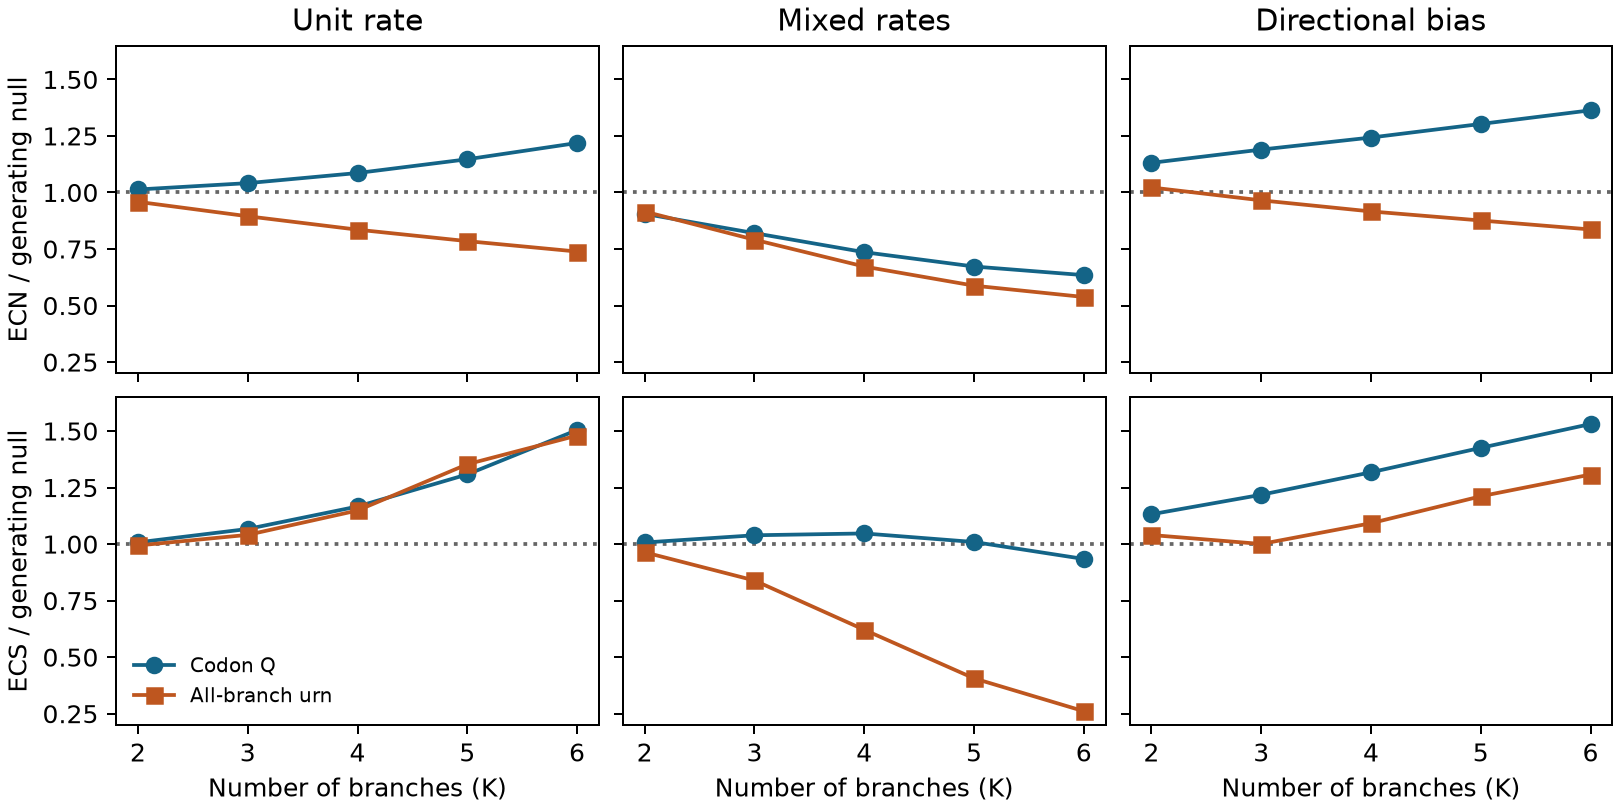

This chart was generated by the following Python code:
"""K=2..6 accuracy on the nine PEPC foreground stems, independent of hit selection."""
import argparse
from concurrent.futures import ThreadPoolExecutor
from itertools import combinations, product
import json
from pathlib import Path
import re
import subprocess
import sys
from types import SimpleNamespace
from unittest.mock import patch

import numpy as np
import pandas as pd

from csubst import cli, ete, simulate_omega
from csubst.main_simulate import read_fasta

STEMS = (1, 5, 26, 33, 35, 40, 102, 103, 124)
SCENARIOS = ('baseline', 'rate_mixture', 'biased')
SEEDS = (741, 852, 963)
FITS = ('ECMK07+F', 'ECMK07_GY0K+F')
METHODS = ('codon_model', 'urn')
EXT = ('treefile', 'state', 'rate', 'iqtree', 'log')
COUNTS = ['OCNany2spe', 'OCSany2spe', 'ECNany2spe', 'ECSany2spe']
QCOLS = ['muNany2spe_sim', 'muSany2spe_sim', 'muNany2spe_null', 'muSany2spe_null']
REALIZED = ['OCNany2spe_true', 'OCSany2spe_true']
SCRIPT = Path(__file__).resolve()


class StemOracle(simulate_omega.ExpectedOmega):
    """Integrate the joint event at K independent edges, conditional on shared ancestors."""
    def __init__(self, *args):
        super().__init__(*args)
        self.stems = {node.name: int(ete.get_prop(node, 'numerical_label'))
                      for node, fg in zip(self.nodes, self.foreground) if fg}
        assert sorted(self.stems.values()) == list(STEMS)
        self.moments = {ids: np.zeros(4) for k in range(2, 7) for ids in combinations(STEMS, k)}

    def _add_model_group(self, evolver, root_model, models, num_sites):
        by_name = {m.name: m for m in models}
        aa = self.aa_membership.shape[1]
        cache = {}

        def transition(model, length):
            key = (id(model), length)
            if key not in cache:
                cache[key] = (self.identity if length <= simulate_omega.ZERO else
                              evolver._exponentiate_matrix(model.matrix, length * evolver.scale_tree))
            return cache[key]

        def visit(node):
            result = {}
            for child in node.children:
                m = by_name[child.model_flag] if len(models) > 1 else root_model
                if child.name in self.stems:
                    signal = self._event_features(transition(m, child.branch_length))
                    null = self._event_features(transition(root_model, child.branch_length))
                    branch = {(self.stems[child.name],): np.hstack((signal, null))}
                else:
                    below = visit(child)
                    if not below:
                        continue
                    t = transition(m, child.branch_length)
                    branch = {ids: t @ likelihood for ids, likelihood in below.items()}
                # Different child subtrees are independent given this node's codon.
                both = {tuple(sorted(a + b)): x * y for a, x in result.items()
                        for b, y in branch.items() if len(a) + len(b) <= 6}
                result.update(branch)
                result.update(both)
            return result

        likelihoods = visit(evolver.full_tree)
        pi = root_model.params['state_freqs']
        for ids, count in self.moments.items():
            signal, null = np.split(pi @ likelihoods[ids], 2)
            count += num_sites * np.array([signal[:aa].sum(), signal[aa:].sum(), null[:aa].sum(), null[aa:].sum()])

    def write(self, path, sequences=None):
        def states(name):
            seq = sequences[name]
            return np.array([self.codons[seq[i:i+3]] for i in range(0, len(seq), 3)])
        dest = {}
        for name, b in self.stems.items():
            src, end = states(self.parents[name]), states(name)
            dest[b] = (np.where(self.aa[src] != self.aa[end], self.aa[end], -1),
                       np.where((src != end) & (self.aa[src] == self.aa[end]), end, -1))
        rows = []
        for ids, expected in self.moments.items():
            true = []
            for channel in (0, 1):
                values = np.stack([dest[b][channel] for b in ids])
                true.append(np.count_nonzero((values[0] >= 0) & (values == values[0]).all(0)))
            rows.append([','.join(map(str, ids)), *expected, *true])
        pd.DataFrame(rows, columns=['branches', *QCOLS, *REALIZED]).to_csv(path, sep='\t', index=False)


def check_joint_oracle():
    """Check all K up to six against enumeration of ancestral codon assignments."""
    from scipy.linalg import expm
    o = StemOracle.__new__(StemOracle)
    o.aa = np.array([0, 0, 1])
    o.identity = np.eye(3)
    o.aa_membership = np.eye(2)[o.aa]
    o.synonymous = (o.aa[:, None] == o.aa) & ~np.eye(3, dtype=bool)
    o.stems = {str(i): i for i in range(6)}
    o.moments = {c: np.zeros(4) for k in range(2, 7) for c in combinations(range(6), k)}
    pi = np.array([.2, .3, .5])
    q = np.array([[-.7,.3,.4],[.2,-.6,.4],[.1,.2,-.3]])
    biased = q.copy()
    biased[0] = [-.95, .05, .9]
    root = SimpleNamespace(name='root', matrix=q, params={'state_freqs': pi})
    fg = SimpleNamespace(name='fg', matrix=biased)
    def node(name, length, flag, children=()):
        return SimpleNamespace(name=name, branch_length=length, model_flag=flag, children=children)
    leaves = [node(str(i), .1*(i+1), 'fg' if i % 2 else 'root') for i in range(6)]
    tree = node('r', 0, 'root', [node('l', .2, 'fg', leaves[:3]), node('h', .4, 'root', leaves[3:])])
    o._add_model_group(SimpleNamespace(full_tree=tree, scale_tree=1, _exponentiate_matrix=lambda m,t: expm(t*m)),
                       root, [root, fg], 1)
    trans = [expm(length*m) for length,m in [(.2,biased),(.4,q)]]
    for ci, generator in enumerate(('signal','null')):
        features = [o._event_features(expm(node.branch_length * (
            biased if generator == 'signal' and node.model_flag == 'fg' else q))) for node in leaves]
        for branches, counts in o.moments.items():
            exact = np.zeros(5)
            for r, left, right in product(range(3), repeat=3):
                weight = pi[r] * trans[0][r,left] * trans[1][r,right]
                exact += weight * np.prod([features[b][left if b<3 else right] for b in branches], axis=0)
            np.testing.assert_allclose(counts[ci*2:ci*2+2], [exact[:2].sum(), exact[2:].sum()],
                                       rtol=1e-12, atol=0)


def replay(panel, scenario, seed):
    fit = panel / 'PEPC/inputs/PEPC.alignment.fa'
    rep = panel / f'{scenario}-{seed}/sim'
    argv = ['simulate', '--alignment_file', str(fit), '--rooted_tree_file', str(fit.parent / 'PEPC.tree.nwk'),
            '--foreground', str(fit.parent / 'foreground.txt'), '--num_simulated_site', '520',
            '--simulate_seed', str(seed), '--background_omega', (panel/'background-omega.txt').read_text().strip(),
            '--foreground_omega', (panel/'background-omega.txt').read_text().strip(),
            '--percent_convergent_site', '20' if scenario == 'biased' else '0',
            '--convergent_amino_acids', 'random1' if scenario == 'biased' else 'random0',
            '--percent_biased_sub', '90', '--simulate_asrv', 'file' if scenario == 'rate_mixture' else 'no',
            '--export_expected_omega', 'yes', '--outdir', 'replay', '--output_prefix', 'sim']
    for ext in EXT:
        path = fit.parent/'synthetic.rate' if ext == 'rate' and scenario == 'rate_mixture' else str(fit)+'.'+ext
        argv.extend(['--iqtree_' + ext, str(path)])
    with patch.object(simulate_omega, 'ExpectedOmega', StemOracle):
        cli.main(argv)
    for name in ('sim.fa', 'sim_true_asr.anc.fa'):
        assert read_fasta(str(rep/name)) == read_fasta(str(Path('replay')/name))
    oracle = pd.read_csv('replay/sim_expected_omega.tsv', sep='\t').set_index('branches')
    ref = pd.read_csv(rep/'sim_expected_omega.tsv', sep='\t')
    pair = ref.loc[ref.foreground_1.eq(1) & ref.foreground_2.eq(1)].copy()
    assert len(pair) == 36
    pair.index = pair.branch_id_1.astype(str) + ',' + pair.branch_id_2.astype(str)
    np.testing.assert_allclose(oracle.loc[pair.index, QCOLS], pair[QCOLS], rtol=1e-11, atol=1e-16)
    np.testing.assert_array_equal(oracle.loc[pair.index, REALIZED], pair[REALIZED])


def search(panel, case, base, method, blind):
    fit, = (panel/case/base/'iqtree').glob('*.iqtree')
    sim = panel/case/'sim'
    opts = [] if blind else ['--foreground', str(panel/'PEPC/inputs/foreground.txt'), '--exhaustive_until', '1',
                              '--fg_exclude_wg', 'no', '--cutoff_stat', 'OCNany2spe,0']
    argv = ['search', '--alignment_file', str(sim/'sim.fa'), '--rooted_tree_file', str(sim/'sim_true_asr.treefile'),
            '--expectation_method', method, '--max_arity', '6', '--exclude_sister_pair', 'no', '--b', 'no',
            '--output_stat', 'any2spe', '--float_digit', '17', '--random_seed', case.rsplit('-', 1)[1],
            '--threads', '1', '--blas_threads', '1', '--outdir', 'out', *opts]
    for ext in EXT:
        argv.extend(['--iqtree_' + ext, str(fit.with_suffix('.' + ext))])
    cli.main(argv)


def runner(panel, work, jobs):
    tasks = []
    for scenario in SCENARIOS:
        for seed in SEEDS:
            case = f'{scenario}-{seed}'
            tasks.append((work/case, ['oracle', str(panel), scenario, str(seed)]))
            for fit in FITS:
                for method in METHODS:
                    for mode in (('target', 'blind') if fit == FITS[1] else ('target',)):
                        tasks.append((work/case/fit/method/mode, [mode, str(panel), case, fit, method]))
    def call(task):
        wd, args = task
        wd.mkdir(exist_ok=True, parents=True)
        with (wd/'job.log').open('w') as log:
            subprocess.run([sys.executable, str(SCRIPT), *args], cwd=wd, stdout=log, stderr=subprocess.STDOUT, check=True)
    with ThreadPoolExecutor(jobs) as pool:
        list(pool.map(call, tasks))


def read_cb(out, k):
    m = json.loads((out/'csubst_search_run.json').read_text())
    assert m['status'] == 'complete'
    name = f'csubst_cb_{k}.tsv'
    if name not in m['outputs']:
        return None
    def number(x):
        return np.nan if x == 'NA' else float(x)
    df = pd.read_csv(out/name, sep='\t', converters={key: number for key in COUNTS})
    ids = df[[f'branch_id_{i+1}' for i in range(k)]]
    df.index = ids.astype(str).agg(','.join, axis=1)
    assert df.index.is_unique
    return df


def summarize(work):
    check_joint_oracle()
    rows, blind = [], []
    for scenario in SCENARIOS:
        for seed in SEEDS:
            rep = work/f'{scenario}-{seed}'
            oracle = pd.read_csv(rep/'replay/sim_expected_omega.tsv', sep='\t').set_index('branches')
            for fit in FITS:
                codon, urn = (rep/fit/m/'target/out' for m in METHODS)
                meta = [json.loads((p/'csubst_endpoint_model.json').read_text())['codon'] for p in (codon, urn)]
                for key in ('parameter_source', 'rates', 'weights', 'branch_lengths'):
                    assert meta[0][key] == meta[1][key]
                prov = json.loads((urn/'csubst_urn_provenance.json').read_text())
                assert prov['asrv'] == 'empirical_all' and len(prov['training_branch_ids']) == 138
                for k in range(2, 7):
                    groups = [','.join(map(str, ids)) for ids in combinations(STEMS, k)]
                    a, b = (read_cb(out, k).sort_index() for out in (codon, urn))
                    assert set(a.index) == set(b.index) == set(groups)
                    np.testing.assert_allclose(a[COUNTS[:2]], b[COUNTS[:2]], rtol=1e-9, atol=2e-16)
                    q = oracle.loc[a.index]
                    assert (q[QCOLS] > 0).all().all()
                    ref = (q[QCOLS[0]]/q[QCOLS[2]])/(q[QCOLS[1]]/q[QCOLS[3]])
                    ok = np.isfinite(a.omegaCany2spe) & np.isfinite(b.omegaCany2spe)
                    positive = ok & (a[COUNTS[:2]] >= 1e-9).all(axis=1) & (b[COUNTS[:2]] >= 1e-9).all(axis=1)
                    for method, cb in zip(METHODS, (a, b)):
                        rows.append(dict(scenario=scenario, seed=seed, fit=fit, method=method, k=k, n=len(q),
                            finite=int(ok.sum()), positive=int(positive.sum()),
                            sse_finite=((np.log1p(cb.omegaCany2spe[ok])-np.log1p(ref[ok]))**2).sum(),
                            true_s_positive=int(q[REALIZED[1]].gt(0).sum()), ocn_ge2=int(cb.OCNany2spe.ge(2).sum()),
                            **cb[COUNTS].sum().to_dict(), **q[QCOLS + REALIZED].sum().to_dict(),
                            abs_err_n=(cb[COUNTS[2]]-q[QCOLS[2]]).abs().sum(),
                            abs_err_s=(cb[COUNTS[3]]-q[QCOLS[3]]).abs().sum()))
                        if fit != FITS[1]:
                            continue
                        scan = read_cb(rep/fit/method/'blind/out', k)
                        passed = set() if scan is None else set(scan.index[(scan.OCNany2spe >= 2) & (scan.omegaCany2spe >= 5)])
                        blind.append(dict(scenario=scenario, seed=seed, method=method, k=k,
                            evaluated=0 if scan is None else len(scan), passed=len(passed),
                            all_stems=len(passed.intersection(groups)), possible_all_stems=len(groups)))
    df = pd.DataFrame(rows)
    df.to_csv(work/'scores.tsv', sep='\t', index=False)
    pd.DataFrame(blind).to_csv(work/'blind.tsv', sep='\t', index=False)
    d = df.drop(columns='seed').groupby(['scenario', 'fit', 'method', 'k']).sum()
    d['ecn_ratio'] = d[COUNTS[2]] / d[QCOLS[2]]
    d['ecs_ratio'] = d[COUNTS[3]] / d[QCOLS[3]]
    d['ecn_wape'] = d.abs_err_n / d[QCOLS[2]]
    d['ecs_wape'] = d.abs_err_s / d[QCOLS[3]]
    with np.errstate(divide='ignore', invalid='ignore'):
        d['q_omega'] = (d[QCOLS[0]]/d[QCOLS[2]])/(d[QCOLS[1]]/d[QCOLS[3]])
        d['omega_pooled'] = (d[COUNTS[0]]/d[COUNTS[2]])/(d[COUNTS[1]]/d[COUNTS[3]])
        d['omega_with_true_observed_means'] = d.q_omega * d.ecs_ratio / d.ecn_ratio
        d['omega_rmse_finite'] = np.sqrt(d.sse_finite / d.finite)
    d.to_csv(work/'pooled.tsv', sep='\t')
    from matplotlib import pyplot as plt
    fig, axes = plt.subplots(2, 3, figsize=(9, 4.5), sharex=True, sharey=True, layout='constrained')
    for col, (scenario, title) in enumerate(zip(SCENARIOS, ('Unit rate', 'Mixed rates', 'Directional bias'))):
        axes[0,col].set_title(title)
        for row, field in enumerate(('ecn_ratio','ecs_ratio')):
            ax = axes[row,col]
            if not col:
                ax.set_ylabel(('ECN','ECS')[row] + ' / generating null')
            if row:
                ax.set_xlabel('Number of branches (K)')
            ax.axhline(1, ls=':', color='0.4')
            for method, label, color, marker in zip(METHODS, ('Codon Q','All-branch urn'), ('#146487','#be561f'), ('o','s')):
                vals = d.loc[(scenario,FITS[1],method), field]
                ax.plot(vals.index, vals, marker=marker, color=color, label=label)
            ax.set_xticks(range(2,7))
            ax.set_ylim(.20,1.65)
    axes[1,0].legend(loc='lower left', frameon=False, fontsize=8)
    fig.savefig(work/'accuracy.png', dpi=180)
    plt.close(fig)


def real(work, inputs):
    # One warmup and three timed runs per method, alternating order. macOS time -l.
    work.mkdir(parents=True, exist_ok=True)
    fit = inputs/'PEPC.alignment.fa'
    for rep in range(4):
        for method in (METHODS if rep % 2 == 0 else METHODS[::-1]):
            name = f'real-{method}-{rep}'
            args = ['search', '--alignment_file', str(fit), '--rooted_tree_file', str(inputs/'PEPC.tree.nwk'),
                    '--iqtree_model', 'ECMK07+F+R4', '--threads', '1', '--blas_threads', '1',
                    '--random_seed', '8', '--float_digit', '17', '--max_arity', '10', '--b', 'no',
                    '--outdir', name, '--expectation_method', method]
            for ext in EXT:
                args += ['--iqtree_'+ext, str(fit)+'.'+ext]
            with (work/(name+'.log')).open('w') as log:
                subprocess.run(['/usr/bin/time', '-l', sys.executable, '-m', 'csubst', *args],
                               cwd=work, stdout=log, stderr=subprocess.STDOUT, check=True)


def real_scores(work):
    rows, timings = [], []
    passes = {}
    for method in METHODS:
        for rep in range(4):
            p = work/f'real-{method}-{rep}'
            log = p.with_suffix('.log').read_text()
            timings.append(dict(method=method, rep=rep, seconds=float(re.search(r'([\d.]+) real', log)[1]),
                                rss_mib=int(re.search(r'(\d+)  maximum resident set size', log)[1])/2**20))
            for k in range(2, 7):
                cb = read_cb(p, k)
                keep = (cb.OCNany2spe >= 2) & (cb.omegaCany2spe >= 5)
                ids = set(cb[keep].index)
                if not rep:
                    passes[method,k] = ids
                    rows.append(dict(method=method, k=k, tested=len(cb), passed=len(ids),
                                     all_stems=sum(set(map(int, key.split(','))) <= set(STEMS) for key in ids)))
                else:
                    ref = read_cb(work/f'real-{method}-0', k)
                    pd.testing.assert_frame_equal(cb[COUNTS+['omegaCany2spe']], ref[COUNTS+['omegaCany2spe']],
                                                  check_exact=True)
    for k in range(2, 7):
        a, b = (read_cb(work/f'real-{method}-0', k) for method in METHODS)
        common = a.index.intersection(b.index)
        np.testing.assert_allclose(a.loc[common,COUNTS[:2]], b.loc[common,COUNTS[:2]], rtol=1e-9, atol=1e-13)
    for row in rows:
        row['intersection'] = len(set.intersection(*(passes[m,row['k']] for m in METHODS)))
    pd.DataFrame(rows).to_csv(work/'real.tsv', sep='\t', index=False)
    pd.DataFrame(timings).to_csv(work/'timing.tsv', sep='\t', index=False)


if __name__ == '__main__':
    if sys.argv[1] == 'real':
        real(Path(sys.argv[2]).resolve(), Path(sys.argv[3]).resolve())
        real_scores(Path(sys.argv[2]))
    elif sys.argv[1] == 'real-scores':
        real_scores(Path(sys.argv[2]))
    elif sys.argv[1] == 'score':
        summarize(Path(sys.argv[2]))
    elif sys.argv[1] == 'oracle':
        replay(Path(sys.argv[2]), sys.argv[3], int(sys.argv[4]))
    elif sys.argv[1] in ('target', 'blind'):
        search(Path(sys.argv[2]), *sys.argv[3:], blind=sys.argv[1] == 'blind')
    else:
        p = argparse.ArgumentParser(description=__doc__)
        p.add_argument('panel', type=Path)
        p.add_argument('work', type=Path)
        p.add_argument('--jobs', type=int, default=4)
        a = p.parse_args()
        runner(a.panel.resolve(), a.work.resolve(), a.jobs)
        summarize(a.work.resolve())
